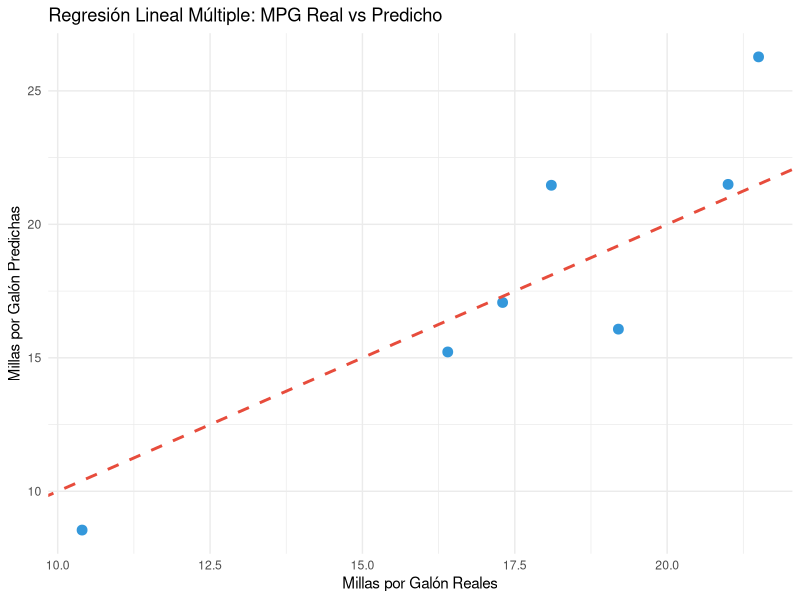

Here is the R script that generated this plot:
# ==============================================================================
# 01_regresion_lineal.R: Regresión Lineal Múltiple
# ==============================================================================

# 1. Carga de librerías
library(tidyverse)

# 2. Carga y preprocesamiento de datos
data("mtcars")
datos <- as_tibble(mtcars)

# División en entrenamiento (80%) y prueba (20%)
set.seed(123)
indices <- sample(1:nrow(datos), size = 0.8 * nrow(datos))
entrenamiento <- datos[indices, ]
prueba <- datos[-indices, ]

# 3. Entrenamiento del modelo
# Predicción de millas por galón (mpg) en función del peso (wt), caballos de fuerza (hp) y aceleración (qsec)
modelo <- lm(mpg ~ wt + hp + qsec, data = entrenamiento)

# Resumen del modelo
summary(modelo)

# 4. Evaluación y Visualización
# Predicciones
predicciones <- predict(modelo, newdata = prueba)

# Métricas de evaluación
real <- prueba$mpg
mse <- mean((real - predicciones)^2)
rmse <- sqrt(mse)
r2 <- cor(real, predicciones)^2

print(paste("MSE:", round(mse, 4)))
print(paste("RMSE:", round(rmse, 4)))
print(paste("R2:", round(r2, 4)))

# Visualización: Valores reales vs Predichos
resultados <- tibble(Real = real, Predicho = predicciones)

ggplot(resultados, aes(x = Real, y = Predicho)) +
  geom_point(color = "#3498db", size = 3) +
  geom_abline(slope = 1, intercept = 0, color = "#e74c3c", linetype = "dashed", size = 1) +
  theme_minimal() +
  labs(title = "Regresión Lineal Múltiple: MPG Real vs Predicho",
       x = "Millas por Galón Reales",
       y = "Millas por Galón Predichas")
